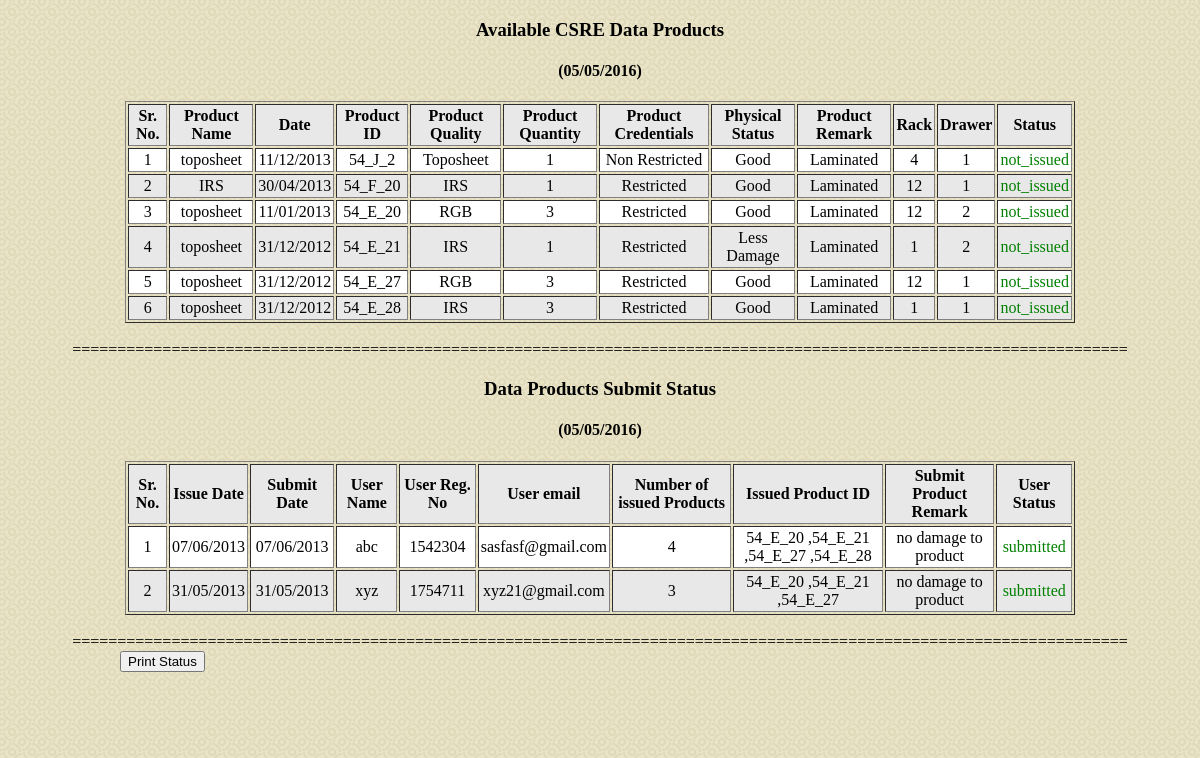
The page /toposheet/status.php on the database its author committed.
### tables this page shows
CREATE TABLE IF NOT EXISTS `dataproduct` (
  `date` bigint(10) NOT NULL,
  `productName` varchar(250) NOT NULL,
  `productId` varchar(50) NOT NULL,
  `productScale` varchar(50) NOT NULL,
  `productQuality` varchar(50) NOT NULL,
  `productQuantity` int(10) NOT NULL,
  `productCredentials` varchar(50) NOT NULL,
  `productPStatus` varchar(50) NOT NULL,
  `productRemark` varchar(255) default NULL,
  `rack` varchar(255) default NULL,
  `drawer` varchar(255) default NULL,
  `productStatus` varchar(10) default 'not_issued',
  PRIMARY KEY  (`productId`)
);

CREATE TABLE IF NOT EXISTS `user` (
  `issueDate` bigint(10) NOT NULL,
  `submitDate` bigint(10) default NULL,
  `userName` varchar(250) NOT NULL,
  `userRegNo` varchar(15) NOT NULL,
  `userEmail` varchar(200) NOT NULL,
  `userContact` varchar(13) NOT NULL,
  `userDept` varchar(250) NOT NULL,
  `userGuideName` varchar(250) NOT NULL,
  `userPurpose` varchar(250) NOT NULL,
  `userProductQty` varchar(250) NOT NULL,
  `userProductId` text NOT NULL,
  `userSubmitProductRemark` varchar(255) default NULL,
  `userStatus` varchar(10) default 'issued'
);

### toposheet/status.php (the view, shortened to what this page needs)
<!DOCTYPE html PUBLIC "-//W3C//DTD XHTML 1.1//EN" "http://www.w3.org/TR/xhtml11/DTD/xhtml11.dtd">
<html xmlns="http://www.w3.org/1999/xhtml" xml:lang="en">
<head>
  <link rel="stylesheet" type="text/css" href="style.css" />
</head>
<body>
<div align="center">
<?PHP
	$date_today = time();
	$date_today = date("d/m/Y", $date_today);
	$sql="SELECT * FROM dataproduct ORDER BY date DESC;";
	$result = mysql_query($sql) or die (mysql_error ());
	if (mysql_num_rows($result)>0){
		echo "<h3>Available CSRE Data Products</h3><h4>($date_today)</h4>";
		echo "<table border='1' cellspacing='2' cellpadding='2' width='950'>
		<tr bgcolor ='#E8E8E8'>
		<th>Sr. No.</th>
		<th>Product Name</th>
		<th>Date</th>
		<th>Product ID</th>
		<th>Product Quality</th>
		<th>Product Quantity</th>
		<th>Product Credentials</th>
		<th>Physical Status</th>
		<th>Product Remark</th>
		<th>Rack</th>
		<th>Drawer</th>
		<th>Status</th>
		</tr>";
		$i=0;
		while($row = @mysql_fetch_assoc($result)){
			if ($i%2){
				$bgcolor = "#E8E8E8" ;
			}
			else{
				$bgcolor = "white";
			}
			$sn=$i+1;
			$productName = $row['productName'];
			$date = date("d/m/Y", ($row['date']));
			$productId = $row['productId'];
			$productQuantity = $row['productQuantity'];
			$productStatus = $row['productStatus'];
			if($productStatus=='issued'){
				$color = 'red';	}
			else{
				$color = 'green'; }
			echo  "<tr align='center' bgcolor ='$bgcolor'><td >".$sn."</td>
				<td>".$productName."</td>
				<td>".$date."</td>
				<td>".$productId."</td>
				<td>".$row['productQuality']."</td>
				<td>".$productQuantity."</td>
				<td>".$row['productCredentials']."</td>
				<td>".$row['productPStatus']."</td>
				<td>".$row['productRemark']."</td>
				<td>".$row['rack']."</td>
				<td>".$row['drawer']."</td>
				<td><font color=$color>".$productStatus."</td>
				</tr>";
			$i=$i+1;
		}
		echo"<table>";
	}
	$sql="SELECT * FROM user WHERE userStatus='submitted' ORDER BY issueDate DESC;";
	$result = mysql_query($sql) or die (mysql_error ());
	if (mysql_num_rows($result)>0){
		echo "<br/>=====================================================================================================================";
		echo "<h3>Data Products Submit Status</h3><h4>($date_today)</h4>";
		echo "<table border='1' cellspacing='2' cellpadding='2' width='950'><tr bgcolor ='#E8E8E8'>
		<th>Sr. No.</th>
		<th>Issue Date</th>
		<th>Submit Date</th>
		<th>User Name</th>
		<th>User Reg. No</th>
		<th>User email</th>
		<th>Number of issued Products</th>
		<th>Issued Product ID</th>
		<th>Submit Product Remark</th>
		<th>User Status</th>
		</tr>";
		$i=0;
		while($row = @mysql_fetch_assoc($result)){
			if ($i%2){
				$bgcolor = "#E8E8E8" ;
			}
			else{
				$bgcolor = "white";
			}
			$sn=$i+1;
			$issueDate = date("d/m/Y", ($row['issueDate']));
			$submitDate=$row['submitDate'];
			if($submitDate!=""){
				$submitDate = date("d/m/Y", ($row['submitDate']));
			}
			$userStatus = $row['userStatus'];
			if($userStatus=='issued'){
				$color = 'red';	}
			else{
				$color = 'green'; }
			echo  "<tr align='center' bgcolor ='$bgcolor'><td >".$sn."</td>
				<td>".$issueDate."</td>
				<td>".$submitDate."</td>
				<td>".$row['userName']."</td>
				<td>".$row['userRegNo']."</td>
				<td>".$row['userEmail']."</td>
				<td>".$row['userProductQty']."</td>
				<td>".$row['userProductId']."</td>
				<td>".$row['userSubmitProductRemark']."</td>
				<td><font color=$color>".$userStatus."</td>
				</tr>";
			$i=$i+1;
		}
		echo"<table>";
	}
	echo "<br/>=====================================================================================================================";
?>
<ul>
<li><input type="button" value="Print Status" onclick="printpage()" /></li>
</ul>
</div>
</body>
</html>

### toposheet/style.css (style rules this page uses)
body { background: #E9E4C7 url(pattern.png); }
ul { list-style-type: none; background-image: url(navi_bg.png); height: 80px; width: 1000px; margin: auto; }
li { float: left; }

### rows shown on the page
dataproduct: sn "1", productName "toposheet", date "11/12/2013", productId "54_J_2", productQuality "Toposheet", productQuantity "1", productCredentials "Non Restricted", productPStatus "Good", productRemark "Laminated", rack "4", drawer "1", productStatus "not_issued"
dataproduct: sn "2", productName "IRS", date "30/04/2013", productId "54_F_20", productQuality "IRS", productQuantity "1", productCredentials "Restricted", productPStatus "Good", productRemark "Laminated", rack "12", drawer "1", productStatus "not_issued"
dataproduct: sn "3", productName "toposheet", date "11/01/2013", productId "54_E_20", productQuality "RGB", productQuantity "3", productCredentials "Restricted", productPStatus "Good", productRemark "Laminated", rack "12", drawer "2", productStatus "not_issued"
dataproduct: sn "4", productName "toposheet", date "31/12/2012", productId "54_E_21", productQuality "IRS", productQuantity "1", productCredentials "Restricted", productPStatus "Less Damage", productRemark "Laminated", rack "1", drawer "2", productStatus "not_issued"
dataproduct: sn "5", productName "toposheet", date "31/12/2012", productId "54_E_27", productQuality "RGB", productQuantity "3", productCredentials "Restricted", productPStatus "Good", productRemark "Laminated", rack "12", drawer "1", productStatus "not_issued"
dataproduct: sn "6", productName "toposheet", date "31/12/2012", productId "54_E_28", productQuality "IRS", productQuantity "3", productCredentials "Restricted", productPStatus "Good", productRemark "Laminated", rack "1", drawer "1", productStatus "not_issued"
user: sn "1", issueDate "07/06/2013", submitDate "07/06/2013", userName "abc", userRegNo "1542304", userEmail "sasfasf@gmail.com", userProductQty "4", userProductId "54_E_20 ,54_E_21 ,54_E_27 ,54_E_28", userSubmitProductRemark "no damage to product", userStatus "submitted"
user: sn "2", issueDate "31/05/2013", submitDate "31/05/2013", userName "xyz", userRegNo "1754711", userEmail "xyz21@gmail.com", userProductQty "3", userProductId "54_E_20 ,54_E_21 ,54_E_27", userSubmitProductRemark "no damage to product", userStatus "submitted"

### other values the page prints
$date_today "05/05/2016"
